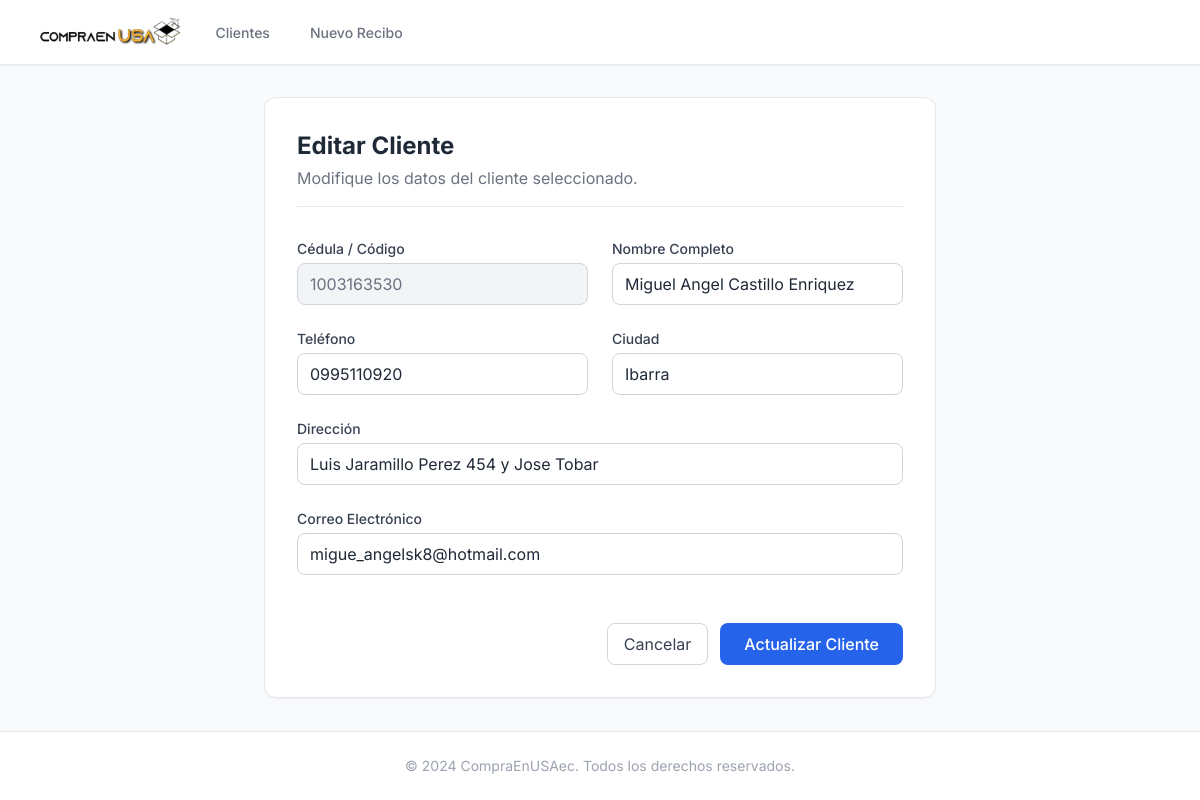
Before: /edicionCliente/1003163530 with the older database file.
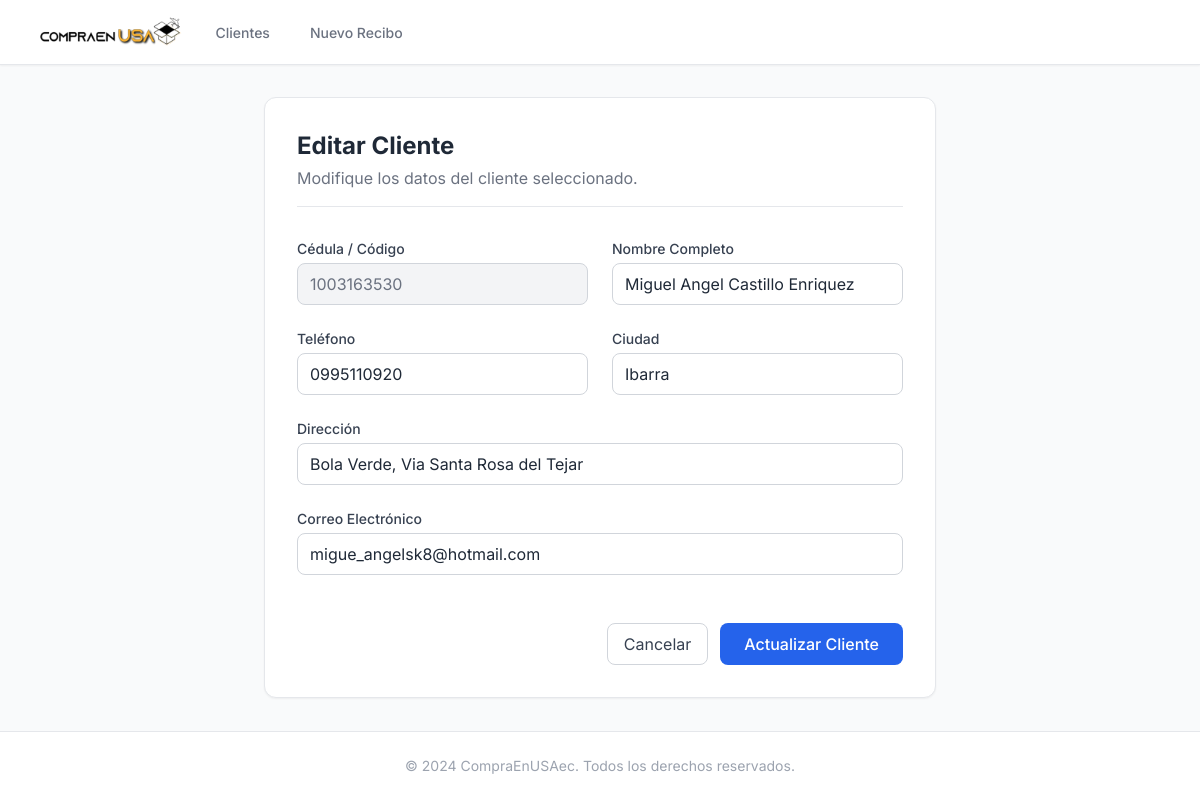
After: the same page with the newer database file.
### Aplicaciones/Lista/models.py (models this page shows, shortened)
class Clientes(models.Model):
    codigo=models.CharField(primary_key=True,max_length=15)
    Nombre_Apellido=models.CharField(max_length=50)
    Direccion=models.CharField(max_length=50)
    Ciudad=models.CharField(max_length=15)
    Telefono=models.CharField(max_length=15)
    email=models.EmailField()

### Aplicaciones/Lista/views.py (the view)
# urls.py: path("edicionCliente/<codigo>", views.edicionCliente, name="edicionCliente"),
def edicionCliente(request, codigo):
    cliente = get_object_or_404(Clientes, codigo=codigo)
    return render(request, "edicionCliente.html", {"cliente": cliente})

### Aplicaciones/Lista/templates/edicionCliente.html (shortened to what this page needs)
{% extends 'base.html' %}
{% block content %}
<div class="max-w-2xl mx-auto">
    <div class="bg-white rounded-xl shadow-sm border border-gray-200 p-8">
        <div class="mb-8 border-b pb-4">
            <h2 class="text-2xl font-bold text-gray-800">Editar Cliente</h2>
            <p class="text-gray-500 mt-1">Modifique los datos del cliente seleccionado.</p>
        </div>
        <form method="POST" action="{% url 'editarCliente' %}" class="space-y-6">
            <div class="grid grid-cols-1 md:grid-cols-2 gap-6">
                <div class="col-span-1">
                    <label class="block text-sm font-medium text-gray-700 mb-1">Cédula / Código</label>
                    <input type="text" value="{{cliente.codigo}}" disabled
                        class="w-full bg-gray-100 border border-gray-300 rounded-lg px-3 py-2 text-gray-500 cursor-not-allowed">
                </div>
                <div class="col-span-1">
                    <label class="block text-sm font-medium text-gray-700 mb-1">Nombre Completo</label>
                    <input type="text" name="txtNombreApellido" value="{{cliente.Nombre_Apellido}}"
                        class="w-full border border-gray-300 rounded-lg px-3 py-2 focus:ring-blue-500 focus:border-blue-500"
                        required>
                </div>
                <div class="col-span-1">
                    <label class="block text-sm font-medium text-gray-700 mb-1">Teléfono</label>
                    <input type="text" name="txtTelefono" value="{{cliente.Telefono}}"
                        class="w-full border border-gray-300 rounded-lg px-3 py-2 focus:ring-blue-500 focus:border-blue-500"
                        required>
                </div>
                <div class="col-span-1">
                    <label class="block text-sm font-medium text-gray-700 mb-1">Ciudad</label>
                    <input type="text" name="txtCiudad" value="{{cliente.Ciudad}}"
                        class="w-full border border-gray-300 rounded-lg px-3 py-2 focus:ring-blue-500 focus:border-blue-500"
                        required>
                </div>
                <div class="col-span-2">
                    <label class="block text-sm font-medium text-gray-700 mb-1">Dirección</label>
                    <input type="text" name="txtDireccion" value="{{cliente.Direccion}}"
                        class="w-full border border-gray-300 rounded-lg px-3 py-2 focus:ring-blue-500 focus:border-blue-500"
                        required>
                </div>
                <div class="col-span-2">
                    <label class="block text-sm font-medium text-gray-700 mb-1">Correo Electrónico</label>
                    <input type="email" name="txtEmail" value="{{cliente.email}}"
                        class="w-full border border-gray-300 rounded-lg px-3 py-2 focus:ring-blue-500 focus:border-blue-500"
                        required>
                </div>
            </div>
            <div class="flex justify-end gap-3 pt-6">
                <a href="{% url 'home' %}"
                    class="px-4 py-2 border border-gray-300 rounded-lg text-gray-700 hover:bg-gray-50 transition-colors">
                    Cancelar
                </a>
                <button type="submit"
                    class="px-6 py-2 bg-blue-600 text-white rounded-lg hover:bg-blue-700 transition-colors font-medium">
                    Actualizar Cliente
                </button>
            </div>
        </form>
    </div>
</div>
{% endblock %}

### Aplicaciones/Lista/templates/Base.html (shortened to what this page needs)
<!DOCTYPE html>
{% load static %}
<html lang="es">
<head>
    <script src="https://cdn.tailwindcss.com"></script>
</head>
<body class="bg-gray-50 text-gray-800 min-h-screen flex flex-col">
    <nav class="bg-white shadow-sm border-b border-gray-200">
        <div class="max-w-7xl mx-auto px-4 sm:px-6 lg:px-8">
            <div class="flex justify-between h-16">
                <div class="flex">
                    <div class="flex-shrink-0 flex items-center">
                        <a href="{% url 'home' %}">
                            <img src="{% static 'Img/Logo.png' %}" alt="CompraEnUSAec" class="h-10">
                        </a>
                    </div>
                    <div class="hidden sm:ml-6 sm:flex sm:space-x-8">
                        <a href="{% url 'home' %}"
                            class="border-transparent text-gray-500 hover:border-blue-500 hover:text-gray-700 inline-flex items-center px-1 pt-1 border-b-2 text-sm font-medium">
                            Clientes
                        </a>
                        <a href="{% url 'recibo_view' %}"
                            class="border-transparent text-gray-500 hover:border-blue-500 hover:text-gray-700 inline-flex items-center px-1 pt-1 border-b-2 text-sm font-medium">
                            Nuevo Recibo
                        </a>
                    </div>
                </div>
            </div>
        </div>
    </nav>
    <main class="flex-grow container mx-auto px-4 sm:px-6 lg:px-8 py-8">
        {% block content %}{% endblock %}
    </main>
    <footer class="bg-white border-t border-gray-200 mt-auto">
        <div class="max-w-7xl mx-auto py-6 px-4 sm:px-6 lg:px-8">
            <p class="text-center text-gray-400 text-sm">&copy; 2024 CompraEnUSAec. Todos los derechos reservados.</p>
        </div>
    </footer>
</body>
</html>

### Aplicaciones/Lista/templates/Base.html (style rules this page uses)
body { font-family: 'Inter', sans-serif; }

Changed rows visible on the page:
changed Clientes "Miguel Angel Castillo Enriquez": txtDireccion "Luis Jaramillo Perez 454 y Jose Tobar" → "Bola Verde, Via Santa Rosa del Tejar"
